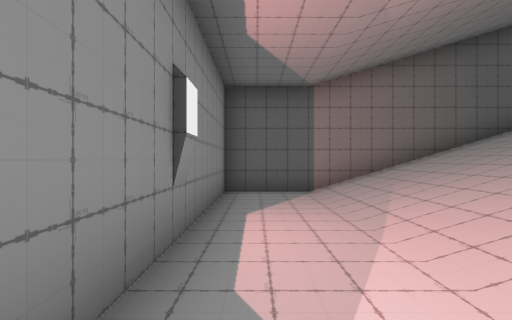
view 1 (above)

18 first-person views from a walk through a Unity game level. The camera is 1.5 m above the floor, looks level and sees 80° across. The floor is counted in squares, 2 m on a side. Each view is taken from the middle of a square. On the plan, view 1 faces up. The plan holds only what a view shows up to about 10 squares ahead; the rest is blank.

view 2
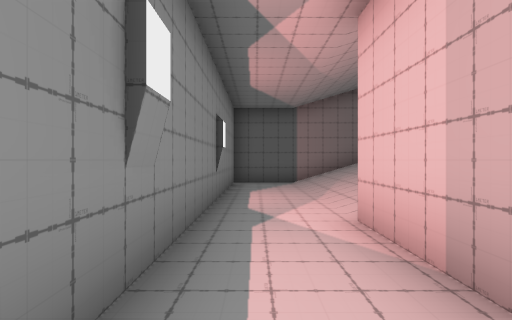

view 3
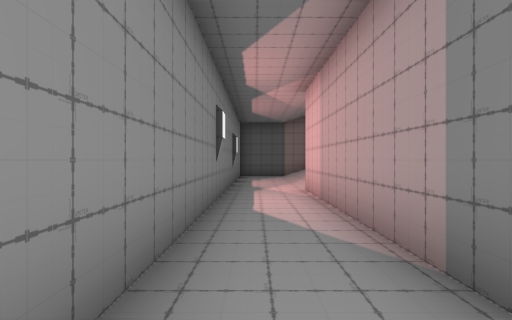

view 4
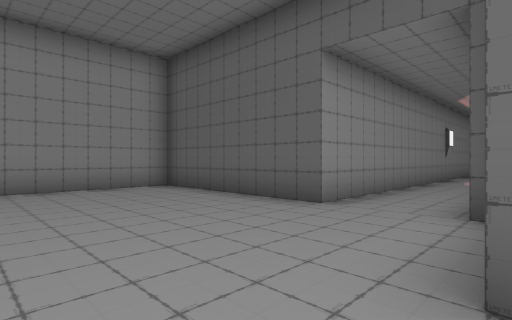

view 5
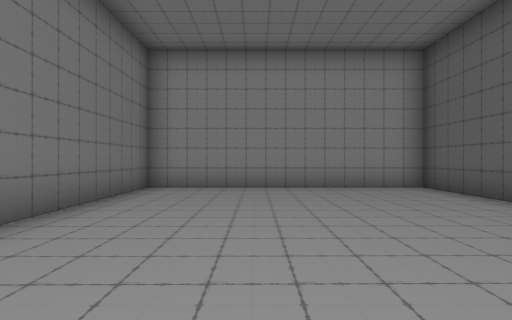

view 6
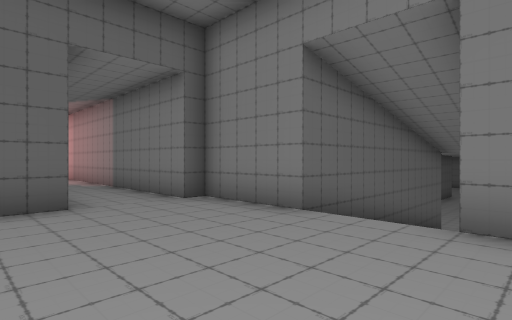

view 7
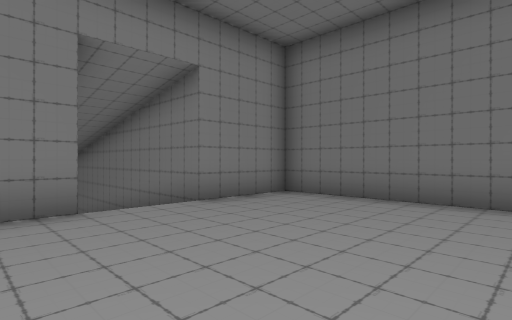

view 8
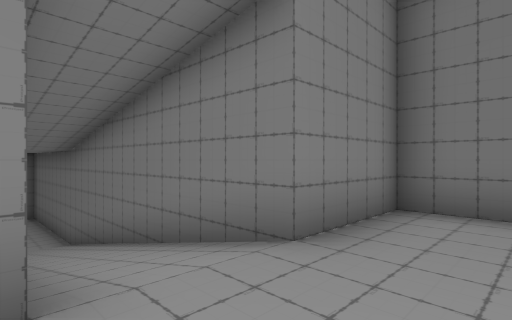

view 9
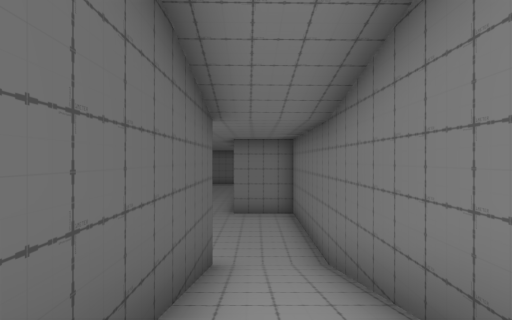

view 10
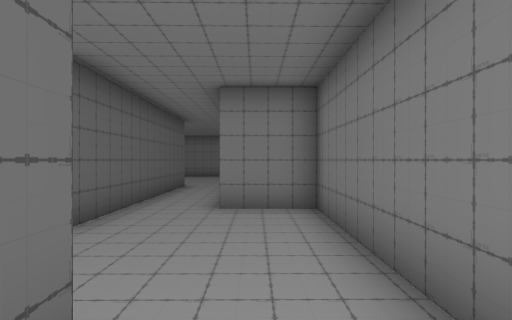

view 11
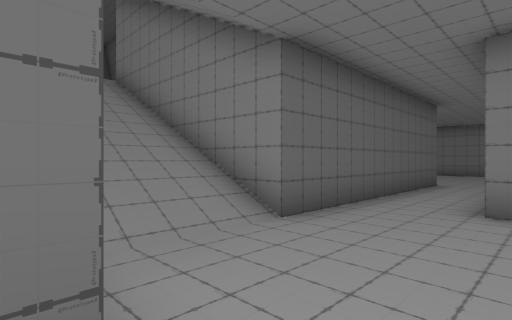

view 12
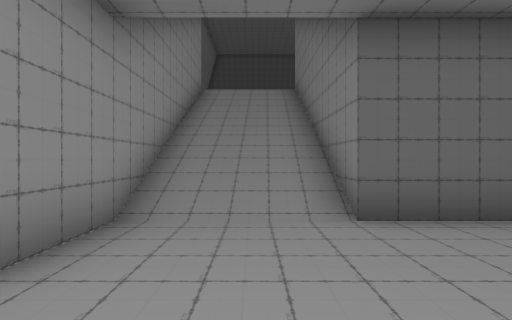

view 13
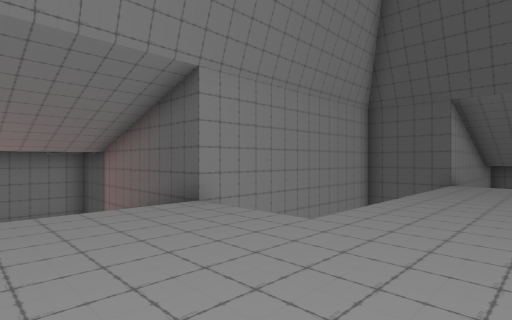

view 14
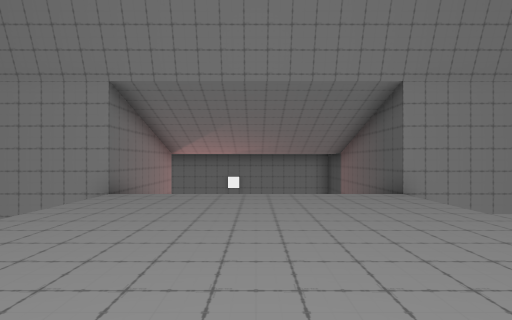

view 15
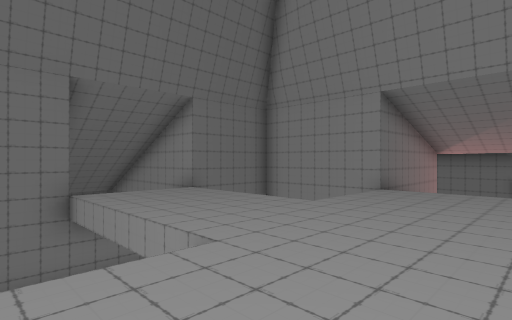

view 16
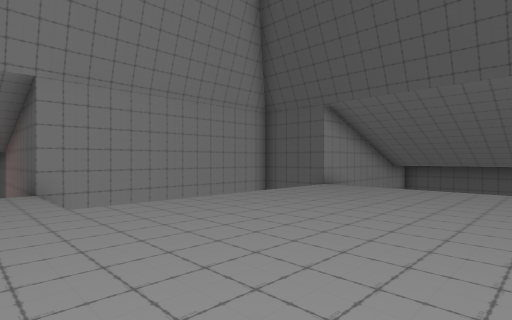

view 17
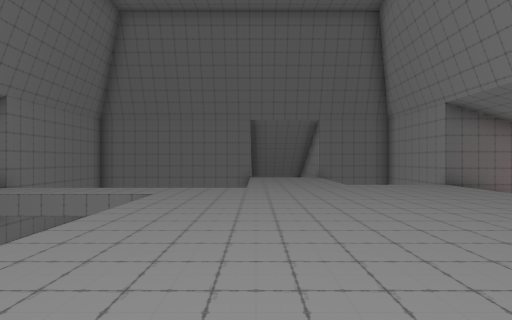

view 18
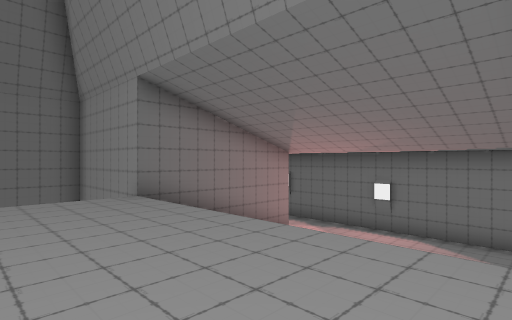

### Floor plan
Key: @ floor where view 1 was taken; # wall or solid block; x gap in a wall; . main floor; - floor 3 m lower than the main floor; _ floor 6 m lower than the main floor; / step, stairs or slope; v drop or lower ground.
Columns run from 6 left of view 1 to 20 right of it. Each row starts with its distance up from view 1.
 16               #/
 15               #/
 14              vv.....
 13             v  .....
 12             v  .....
 11             v  ......
 10             v  ......
  9             v  ......
  8      #######x  ......
  7      #--/////........
  6      #--/////........
  5      #--/// /........
  4      #--/// /........
  3      #--//  /............
  2      #--/   /............/
  1      #--/////......      x
  0      #@-####x  v...      v
 -1      #--#   v  v...
 -2      #--#   v  v...
 -3      #--#   #vvv...v
 -4      #--#      #///#
 -5      #--#      #///#
 -6      #--#      #///#
 -7      #--#      #///#
 -8 ######--#      #///#
 -9 #-------#      #///#######_
-10 #-------#      #___________
-11 #-------########__________
-12 #-------////////_____#
-13 #-------////////_____#
-14 #-------##############
-15 #-------#
-16 #########

Where each view was taken, in squares from view 1:
view 1: 0 up, 0 right, facing up
view 2: 3 down, 0 right, facing up
view 3: 7 down, 0 right, facing up
view 4: 13 down, 2 right, facing up-left
view 5: 13 down, 2 right, facing left
view 6: 14 down, 2 left, facing up-right
view 7: 10 down, 3 left, facing down-right
view 8: 11 down, 0 right, facing down-right
view 9: 12 down, 4 right, facing right
view 10: 12 down, 8 right, facing right
view 11: 12 down, 9 right, facing up-right
view 12: 13 down, 11 right, facing up
view 13: 4 up, 11 right, facing up-left
view 14: 4 up, 13 right, facing left
view 15: 4 up, 14 right, facing down-left
view 16: 6 up, 14 right, facing up-left
view 17: 10 up, 12 right, facing down
view 18: 7 up, 9 right, facing down-left
